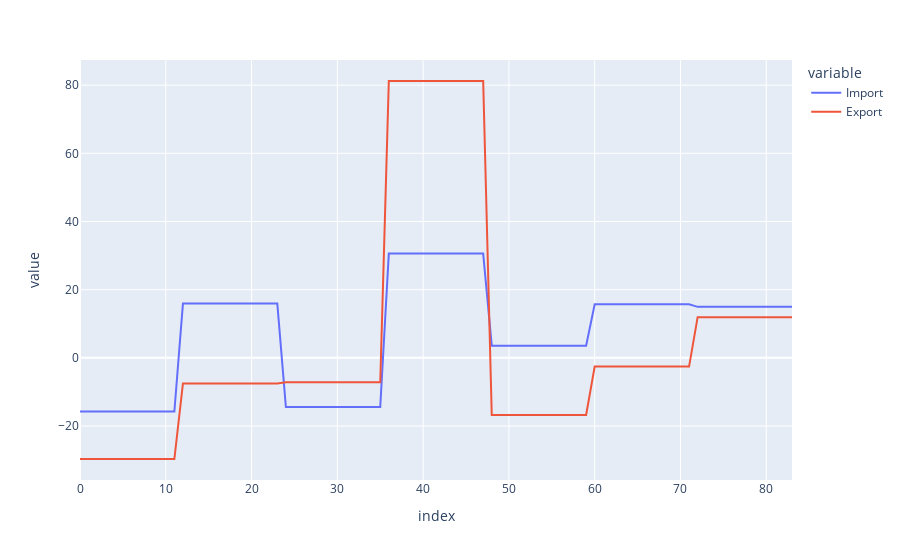

The notebook cell this image was saved under:
### Code cell
imp_exp = pd.DataFrame()
imp_exp['Import']=rimport['Growth']
imp_exp['Export']=rexport['Growth']
px.line(imp_exp,y=["Import","Export"])

### Figure 1 — Plotly figure (JSON) as saved in the notebook; plotly's stock layout.template omitted (floating-point values rounded to 4 significant figures)
{"data": [{"hovertemplate": "variable=Import<br>index=%{x}<br>value=%{y}<extra></extra>", "legendgroup": "Import", "line": {"color": "#636efa", "dash": "solid"}, "mode": "lines", "name": "Import", "orientation": "v", "showlegend": true, "type": "scatter", "x": [0, 1, 2, 3, 4, 5, 6, 7, 8, 9, 10, 11, 12, 13, 14, 15, 16, 17, 18, 19, 20, 21, 22, 23, 24, 25, 26, 27, 28, 29, 30, 31, 32, 33, 34, 35, 36, 37, 38, 39, 40, 41, 42, 43, 44, 45, 46, 47, 48, 49, 50, 51, 52, 53, 54, 55, 56, 57, 58, 59, 60, 61, 62, 63, 64, 65, 66, 67, 68, 69, 70, 71, 72, 73, 74, 75, 76, 77, 78, 79, 80, 81, 82, 83], "xaxis": "x", "y": [-15.77, -15.77, -15.77, -15.77, -15.77, -15.77, -15.77, -15.77, -15.77, -15.77, -15.77, -15.77, 15.92, 15.92, 15.92, 15.92, 15.92, 15.92, 15.92, 15.92, 15.92, 15.92, 15.92, 15.92, -14.46, -14.46, -14.46, -14.46, -14.46, -14.46, -14.46, -14.46, -14.46, -14.46, -14.46, -14.46, 30.59, 30.59, 30.59, 30.59, 30.59, 30.59, 30.59, 30.59, 30.59, 30.59, 30.59, 30.59, 3.58, 3.58, 3.58, 3.58, 3.58, 3.58, 3.58, 3.58, 3.58, 3.58, 3.58, 3.58, 15.69, 15.69, 15.69, 15.69, 15.69, 15.69, 15.69, 15.69, 15.69, 15.69, 15.69, 15.69, 14.96, 14.96, 14.96, 14.96, 14.96, 14.96, 14.96, 14.96, 14.96, 14.96, 14.96, 14.96], "yaxis": "y"}, {"hovertemplate": "variable=Export<br>index=%{x}<br>value=%{y}<extra></extra>", "legendgroup": "Export", "line": {"color": "#EF553B", "dash": "solid"}, "mode": "lines", "name": "Export", "orientation": "v", "showlegend": true, "type": "scatter", "x": [0, 1, 2, 3, 4, 5, 6, 7, 8, 9, 10, 11, 12, 13, 14, 15, 16, 17, 18, 19, 20, 21, 22, 23, 24, 25, 26, 27, 28, 29, 30, 31, 32, 33, 34, 35, 36, 37, 38, 39, 40, 41, 42, 43, 44, 45, 46, 47, 48, 49, 50, 51, 52, 53, 54, 55, 56, 57, 58, 59, 60, 61, 62, 63, 64, 65, 66, 67, 68, 69, 70, 71, 72, 73, 74, 75, 76, 77, 78, 79, 80, 81, 82, 83], "xaxis": "x", "y": [-29.68, -29.68, -29.68, -29.68, -29.68, -29.68, -29.68, -29.68, -29.68, -29.68, -29.68, -29.68, -7.51, -7.51, -7.51, -7.51, -7.51, -7.51, -7.51, -7.51, -7.51, -7.51, -7.51, -7.51, -7.18, -7.18, -7.18, -7.18, -7.18, -7.18, -7.18, -7.18, -7.18, -7.18, -7.18, -7.18, 81.22, 81.22, 81.22, 81.22, 81.22, 81.22, 81.22, 81.22, 81.22, 81.22, 81.22, 81.22, -16.78, -16.78, -16.78, -16.78, -16.78, -16.78, -16.78, -16.78, -16.78, -16.78, -16.78, -16.78, -2.57, -2.57, -2.57, -2.57, -2.57, -2.57, -2.57, -2.57, -2.57, -2.57, -2.57, -2.57, 11.94, 11.94, 11.94, 11.94, 11.94, 11.94, 11.94, 11.94, 11.94, 11.94, 11.94, 11.94], "yaxis": "y"}], "layout": {"legend": {"title": {"text": "variable"}, "tracegroupgap": 0}, "margin": {"t": 60}, "xaxis": {"anchor": "y", "domain": [0, 1], "title": {"text": "index"}}, "yaxis": {"anchor": "x", "domain": [0, 1], "title": {"text": "value"}}}}
